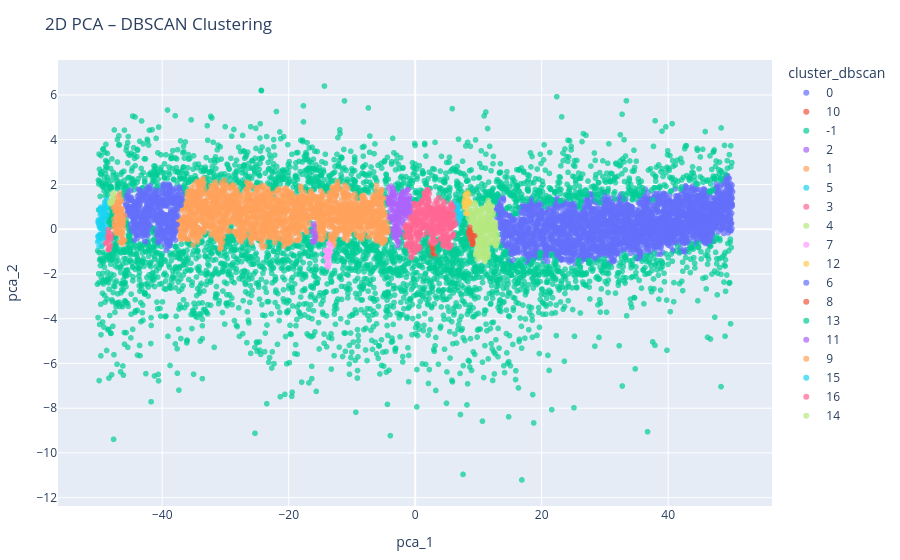

Write notebook code for a chart like this one.
### Code cell
# DBSCAN Clustering:
dbscan = DBSCAN(eps=0.5, min_samples=20)
dbscan_labels = dbscan.fit_predict(pca_result)

data_clean['cluster_dbscan'] = dbscan_labels.astype(str)

data_clean['pca_1'] = pca_result[:, 0]
data_clean['pca_2'] = pca_result[:, 1]

fig = px.scatter(
    data_clean,
    x='pca_1',
    y='pca_2',
    color='cluster_dbscan',
    title="2D PCA – DBSCAN Clustering",
    opacity=0.7
)

fig.update_layout(margin=dict(l=20, r=20, b=20, t=60))
fig.show()

sil_score = silhouette_score(X, dbscan_labels)
db_score = davies_bouldin_score(X, dbscan_labels)
dunn_score = dunn_index(X, dbscan_labels)
cal_score = calinski_harabasz_score(X, dbscan_labels)
print(f"DBSCAN Clustering Metrics:\n"
      f"Silhouette Score: {sil_score:.4f}\n"
      f"Davies-Bouldin Score: {db_score:.4f}\n"
      f"Dunn Index: {dunn_score:.4f}\n"
      f"Calinski-Harabasz Score: {cal_score:.4f}")

### Figure 1 — Plotly figure (JSON) as saved in the notebook; plotly's stock layout.template omitted (floating-point values rounded to 4 significant figures; data arrays with more than 128 entries replaced by an {"elided": "..."} marker saying what was removed)
{"data": [{"hovertemplate": "cluster_dbscan=0<br>pca_1=%{x}<br>pca_2=%{y}<extra></extra>", "legendgroup": "0", "marker": {"color": "#636efa", "opacity": 0.7, "symbol": "circle"}, "mode": "markers", "name": "0", "showlegend": true, "type": "scattergl", "x": {"elided": "2717 float values"}, "xaxis": "x", "y": {"elided": "2717 float values"}, "yaxis": "y"}, {"hovertemplate": "cluster_dbscan=10<br>pca_1=%{x}<br>pca_2=%{y}<extra></extra>", "legendgroup": "10", "marker": {"color": "#EF553B", "opacity": 0.7, "symbol": "circle"}, "mode": "markers", "name": "10", "showlegend": true, "type": "scattergl", "x": [2.845, 2.159, 2.59, 2.692, 2.567, 2.941, 2.166, 3.397, 3.268, 2.785, 2.215, 2.561, 3.081, 2.705, 2.493, 2.615, 2.613], "xaxis": "x", "y": [-0.8627, -0.662, -1.182, -1.127, -1.161, -0.8367, -0.7389, -0.7914, -1.177, -1.036, -1.102, -0.7616, -1.213, -0.8815, -1.231, -1.148, -0.9876], "yaxis": "y"}, {"hovertemplate": "cluster_dbscan=-1<br>pca_1=%{x}<br>pca_2=%{y}<extra></extra>", "legendgroup": "-1", "marker": {"color": "#00cc96", "opacity": 0.7, "symbol": "circle"}, "mode": "markers", "name": "-1", "showlegend": true, "type": "scattergl", "x": {"elided": "3859 float values"}, "xaxis": "x", "y": {"elided": "3859 float values"}, "yaxis": "y"}, {"hovertemplate": "cluster_dbscan=2<br>pca_1=%{x}<br>pca_2=%{y}<extra></extra>", "legendgroup": "2", "marker": {"color": "#ab63fa", "opacity": 0.7, "symbol": "circle"}, "mode": "markers", "name": "2", "showlegend": true, "type": "scattergl", "x": {"elided": "163 float values"}, "xaxis": "x", "y": {"elided": "163 float values"}, "yaxis": "y"}, {"hovertemplate": "cluster_dbscan=1<br>pca_1=%{x}<br>pca_2=%{y}<extra></extra>", "legendgroup": "1", "marker": {"color": "#FFA15A", "opacity": 0.7, "symbol": "circle"}, "mode": "markers", "name": "1", "showlegend": true, "type": "scattergl", "x": {"elided": "1833 float values"}, "xaxis": "x", "y": {"elided": "1833 float values"}, "yaxis": "y"}, {"hovertemplate": "cluster_dbscan=5<br>pca_1=%{x}<br>pca_2=%{y}<extra></extra>", "legendgroup": "5", "marker": {"color": "#19d3f3", "opacity": 0.7, "symbol": "circle"}, "mode": "markers", "name": "5", "showlegend": true, "type": "scattergl", "x": [7.081, 6.522, 6.725, 7.113, 7.258, 6.742, 6.89, 6.907, 6.864, 6.826, 6.286, 6.425, 6.56, 6.749, 6.148, 6.522, 6.601, 7.305, 6.799, 6.763, 6.614, 6.366, 6.252, 7.139, 6.635, 6.566], "xaxis": "x", "y": [0.6787, 0.6325, 1.07, 0.5567, 0.6468, 0.2753, 0.3937, 0.6519, 0.7026, 0.359, 1.069, 0.7485, 0.97, 0.8315, 1.161, 0.3737, 0.3153, 0.6643, 0.945, 0.5095, 0.2411, 0.7933, 1.009, 0.6909, 0.8793, 0.8928], "yaxis": "y"}, {"hovertemplate": "cluster_dbscan=3<br>pca_1=%{x}<br>pca_2=%{y}<extra></extra>", "legendgroup": "3", "marker": {"color": "#FF6692", "opacity": 0.7, "symbol": "circle"}, "mode": "markers", "name": "3", "showlegend": true, "type": "scattergl", "x": {"elided": "363 float values"}, "xaxis": "x", "y": {"elided": "363 float values"}, "yaxis": "y"}, {"hovertemplate": "cluster_dbscan=4<br>pca_1=%{x}<br>pca_2=%{y}<extra></extra>", "legendgroup": "4", "marker": {"color": "#B6E880", "opacity": 0.7, "symbol": "circle"}, "mode": "markers", "name": "4", "showlegend": true, "type": "scattergl", "x": {"elided": "221 float values"}, "xaxis": "x", "y": {"elided": "221 float values"}, "yaxis": "y"}, {"hovertemplate": "cluster_dbscan=7<br>pca_1=%{x}<br>pca_2=%{y}<extra></extra>", "legendgroup": "7", "marker": {"color": "#FF97FF", "opacity": 0.7, "symbol": "circle"}, "mode": "markers", "name": "7", "showlegend": true, "type": "scattergl", "x": [-13.61, -13.49, -13.58, -13.74, -13.79, -14.0, -13.49, -13.89, -13.69, -13.74, -13.67, -14.12, -13.87, -13.52, -13.38, -14.16, -14.11, -13.69, -13.79, -13.22, -13.66, -14.15, -14.03, -13.76, -13.69], "xaxis": "x", "y": [-1.557, -0.696, -1.022, -1.184, -1.143, -1.611, -1.025, -1.25, -1.153, -0.9432, -1.299, -0.9849, -1.416, -1.042, -1.007, -0.9456, -1.246, -0.6371, -1.303, -0.7871, -1.146, -0.9511, -1.238, -1.704, -0.9534], "yaxis": "y"}, {"hovertemplate": "cluster_dbscan=12<br>pca_1=%{x}<br>pca_2=%{y}<extra></extra>", "legendgroup": "12", "marker": {"color": "#FECB52", "opacity": 0.7, "symbol": "circle"}, "mode": "markers", "name": "12", "showlegend": true, "type": "scattergl", "x": [8.459, 8.367, 8.064, 8.362, 8.02, 7.749, 7.798, 8.243, 7.721, 8.201, 8.403, 8.032, 7.928, 8.208, 7.887, 8.619, 7.855, 7.983], "xaxis": "x", "y": [1.555, 1.285, 1.024, 1.316, 1.561, 1.228, 0.9876, 1.646, 1.126, 0.7035, 1.256, 1.153, 0.9733, 1.151, 1.502, 1.199, 1.331, 0.7076], "yaxis": "y"}, {"hovertemplate": "cluster_dbscan=6<br>pca_1=%{x}<br>pca_2=%{y}<extra></extra>", "legendgroup": "6", "marker": {"color": "#636efa", "opacity": 0.7, "symbol": "circle"}, "mode": "markers", "name": "6", "showlegend": true, "type": "scattergl", "x": {"elided": "481 float values"}, "xaxis": "x", "y": {"elided": "481 float values"}, "yaxis": "y"}, {"hovertemplate": "cluster_dbscan=8<br>pca_1=%{x}<br>pca_2=%{y}<extra></extra>", "legendgroup": "8", "marker": {"color": "#EF553B", "opacity": 0.7, "symbol": "circle"}, "mode": "markers", "name": "8", "showlegend": true, "type": "scattergl", "x": [8.946, 8.86, 9.053, 8.853, 9.156, 8.897, 8.79, 9.068, 8.605, 8.489, 8.986, 8.588, 8.708, 8.61, 9.394, 8.483, 9.128, 9.068], "xaxis": "x", "y": [-0.5169, -0.4718, -0.6727, -0.274, -0.3023, -0.2815, -0.146, -0.501, -0.0575, -0.2378, -0.5375, -0.05859, -0.4047, 0.08815, -0.3, -0.1334, -0.5981, -0.6717], "yaxis": "y"}, {"hovertemplate": "cluster_dbscan=13<br>pca_1=%{x}<br>pca_2=%{y}<extra></extra>", "legendgroup": "13", "marker": {"color": "#00cc96", "opacity": 0.7, "symbol": "circle"}, "mode": "markers", "name": "13", "showlegend": true, "type": "scattergl", "x": [-47.92, -48.53, -47.86, -47.83, -48.14, -47.89, -47.88, -48.56, -48.03, -47.9, -48.1, -48.58, -48.19, -48.23, -48.24, -48.66, -47.91, -48.34, -48.14, -48.25, -48.43, -48.61], "xaxis": "x", "y": [0.6621, 0.4789, 0.345, 0.7348, 0.5791, 0.7621, 0.4982, 0.3539, 1.067, 0.1665, 0.8817, 0.6286, 0.4315, 0.368, 0.984, 0.5427, 0.1865, 0.2201, 0.09082, 0.6097, 0.2829, 0.6296], "yaxis": "y"}, {"hovertemplate": "cluster_dbscan=11<br>pca_1=%{x}<br>pca_2=%{y}<extra></extra>", "legendgroup": "11", "marker": {"color": "#ab63fa", "opacity": 0.7, "symbol": "circle"}, "mode": "markers", "name": "11", "showlegend": true, "type": "scattergl", "x": [-16.15, -16.28, -15.95, -16.14, -15.81, -16.0, -15.93, -15.87, -15.74, -16.08, -16.05], "xaxis": "x", "y": [-0.5707, -0.1059, 0.1267, -0.5753, -0.2042, -0.06198, -0.3157, -0.5341, -0.37, -0.5058, 0.2325], "yaxis": "y"}, {"hovertemplate": "cluster_dbscan=9<br>pca_1=%{x}<br>pca_2=%{y}<extra></extra>", "legendgroup": "9", "marker": {"color": "#FFA15A", "opacity": 0.7, "symbol": "circle"}, "mode": "markers", "name": "9", "showlegend": true, "type": "scattergl", "x": [-46.46, -46.32, -46.59, -46.25, -47.23, -46.21, -47.22, -46.32, -47.49, -46.67, -47.72, -46.65, -47.25, -46.96, -46.61, -47.03, -47.48, -46.43, -46.68, -47.55, -47.57, -47.11, -46.56, -47.46, -46.15, -46.52, -46.8, -46.83, -46.24, -47.31, -46.87, -46.85, -46.24, -47.41, -46.6, -46.81, -47.08, -47.44, -46.4, -47.28, -46.21, -47.61, -46.86, -47.34, -46.99, -45.95, -46.11, -46.97, -47.26, -47.57, -47.23, -46.72, -46.4, -46.73, -47.1, -46.71, -46.75, -46.84, -46.85, -46.26, -46.12, -46.1, -46.43, -46.89, -46.73, -47.46, -46.63, -46.24, -47.02, -46.6, -46.64, -46.35, -47.55, -47.07, -46.91, -45.94, -46.42, -46.45, -46.61, -46.9, -46.28], "xaxis": "x", "y": [-0.5793, -0.1071, 0.7632, 0.2188, 0.02282, 0.4704, 0.9071, -0.3902, 1.081, -0.5841, 0.9732, -0.2555, 0.182, 0.6053, -0.09143, 1.48, 1.182, 0.7295, 0.5527, 0.9736, 0.08606, 0.8724, -0.152, 0.1921, 0.2502, -0.5562, -0.04029, 0.2418, -0.6649, 0.9848, 0.6456, 0.4068, -0.4573, -0.04986, 0.1488, 0.7468, 1.232, 1.211, 0.8896, -0.1774, -0.4823, 0.4274, 0.5005, 0.529, 0.209, -0.4859, 0.03305, 1.07, 0.8638, 1.363, -0.1448, 1.224, -0.258, 0.6842, 0.5603, 0.1621, 0.3916, 1.024, 1.135, -0.1721, -0.5261, 0.4019, 0.9185, 0.2544, 1.601, 0.7765, 0.539, 0.3231, 0.8974, 1.424, 1.229, 0.8283, 0.2485, 0.7757, 0.8497, 0.6071, 0.6522, 1.264, 0.2209, 0.3742, -0.559], "yaxis": "y"}, {"hovertemplate": "cluster_dbscan=15<br>pca_1=%{x}<br>pca_2=%{y}<extra></extra>", "legendgroup": "15", "marker": {"color": "#19d3f3", "opacity": 0.7, "symbol": "circle"}, "mode": "markers", "name": "15", "showlegend": true, "type": "scattergl", "x": [-49.78, -49.78, -49.11, -49.52, -49.95, -48.84, -49.09, -49.32, -48.76, -49.82, -49.45, -49.11, -48.5, -48.83, -50.08, -48.68, -49.84, -49.91, -49.59, -48.99, -49.35, -49.9, -50.04, -48.74, -50.1, -49.07, -49.64, -49.58, -49.08, -49.55, -48.72, -49.27, -49.26, -49.66, -49.67, -49.44, -50.2, -49.98, -49.5, -49.84, -49.59, -49.62, -50.02, -50.13, -49.67, -49.41, -48.95, -49.53, -49.85, -49.31, -49.75, -49.49, -49.72, -48.92, -48.96, -49.83, -49.08, -49.34, -48.86, -48.84, -48.83, -49.97, -49.76, -48.73, -49.26, -49.99, -49.63, -49.27, -48.89, -49.04, -49.06, -49.24, -50.18], "xaxis": "x", "y": [0.7806, 0.6542, 0.5784, -0.4211, -0.3722, -0.408, 0.7499, 0.8569, 1.004, -0.3337, 0.1536, 1.203, 1.215, -0.2698, 0.4187, 1.215, -0.2814, 0.8683, 0.3505, 0.9299, 0.2778, 0.1564, -0.3004, 1.187, 0.2765, 0.4887, 0.4125, 0.5722, 0.957, -0.4037, 0.6598, -0.1975, -0.2943, -0.2651, 0.9059, 0.7945, -0.5646, -0.7721, -0.6702, -0.2205, 0.03061, 0.1132, -0.494, 0.3348, -0.2381, 0.1676, 0.5445, 0.416, 0.05175, -0.08922, 0.04495, 0.2141, 0.988, -0.2488, 0.1361, 0.3878, 1.087, 0.312, 0.838, -0.3966, 0.958, 0.1651, 0.3724, 1.314, 0.6124, -0.3019, 0.9193, -0.2509, 1.283, -0.06478, 0.02895, 0.9621, -0.3224], "yaxis": "y"}, {"hovertemplate": "cluster_dbscan=16<br>pca_1=%{x}<br>pca_2=%{y}<extra></extra>", "legendgroup": "16", "marker": {"color": "#FF6692", "opacity": 0.7, "symbol": "circle"}, "mode": "markers", "name": "16", "showlegend": true, "type": "scattergl", "x": [-48.89, -48.03, -48.6, -48.9, -48.43, -48.15, -48.22, -48.18, -48.5, -48.5, -48.53, -48.44, -48.41, -48.54, -48.26, -48.55], "xaxis": "x", "y": [-0.6065, -0.3317, -0.2991, -0.6562, -0.8915, -0.4611, -0.6965, -0.2025, -0.4899, -0.1472, -0.01693, -0.9179, -0.3528, -0.9037, -0.7845, -0.4007], "yaxis": "y"}, {"hovertemplate": "cluster_dbscan=14<br>pca_1=%{x}<br>pca_2=%{y}<extra></extra>", "legendgroup": "14", "marker": {"color": "#B6E880", "opacity": 0.7, "symbol": "circle"}, "mode": "markers", "name": "14", "showlegend": true, "type": "scattergl", "x": [-48.16, -47.73, -47.81, -47.92, -48.18, -48.25, -47.79, -48.3, -47.88], "xaxis": "x", "y": [1.192, 1.626, 1.542, 1.202, 1.173, 1.141, 1.374, 1.239, 1.323], "yaxis": "y"}], "layout": {"legend": {"title": {"text": "cluster_dbscan"}, "tracegroupgap": 0}, "margin": {"b": 20, "l": 20, "r": 20, "t": 60}, "title": {"text": "2D PCA – DBSCAN Clustering"}, "xaxis": {"anchor": "y", "domain": [0, 1], "title": {"text": "pca_1"}}, "yaxis": {"anchor": "x", "domain": [0, 1], "title": {"text": "pca_2"}}}}
